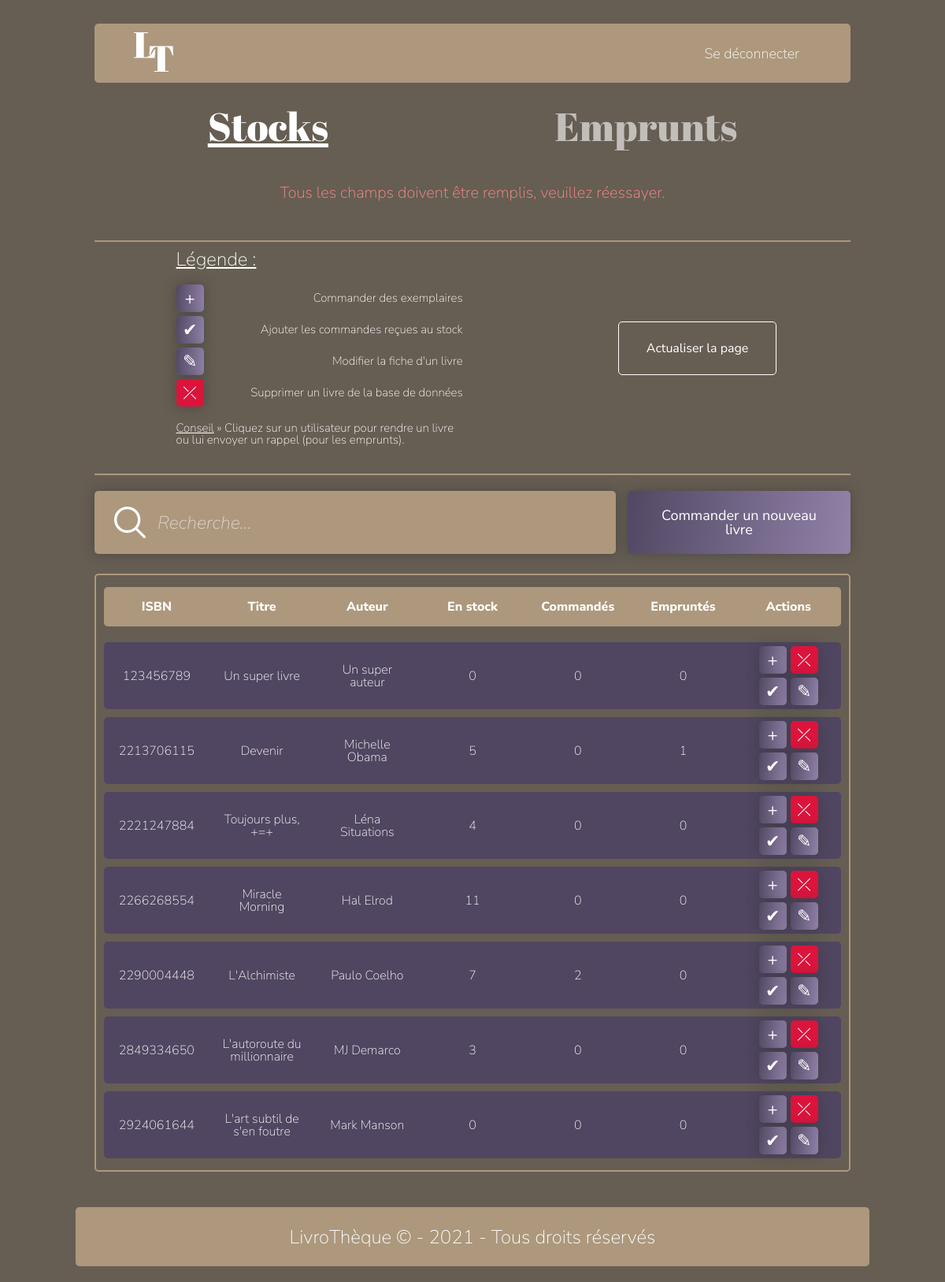
The page /pages/adminpage.php?error=missField (signed in) on the database its author committed.
### tables this page shows
CREATE TABLE `livre` (
  `ISBN` bigint(8) NOT NULL,
  `title` text NOT NULL,
  `author` text NOT NULL,
  `subject` text NOT NULL,
  `editor` text NOT NULL,
  `release_date` date NOT NULL,
  `pic` text NOT NULL,
  `abstract` longtext NOT NULL,
  `add_date` timestamp NOT NULL DEFAULT current_timestamp() ON UPDATE current_timestamp()
);

CREATE TABLE `stock` (
  `ISBN` bigint(8) UNSIGNED NOT NULL,
  `total` int(11) NOT NULL,
  `ordered` int(11) NOT NULL,
  `loaned` int(11) NOT NULL
);

### pages/adminpage.php (the view, shortened to what this page needs)
<!DOCTYPE html>
<html lang="fr">
<head>
    <link rel="stylesheet" href="../css/reset.css">
    <link rel="stylesheet" href="../css/style.css">
    <?php
        include "../php/connectionSql.php";
        $query = "SELECT * FROM livre, stock WHERE livre.ISBN = stock.ISBN";
        $result = $connect->query($query);
        $books = $result->fetch_all(MYSQLI_ASSOC);
        $i = 0;
        foreach($books as $book) {
            foreach($book as $propkey => $propvalue) {
                $books[$i][$propkey] = htmlspecialchars($propvalue,ENT_QUOTES);
            }
            $i++;
        }
        $notification = '';
        if (isset($_REQUEST['error'])) {
            if ($_REQUEST['error'] == 'missField') {
                $notification = "Tous les champs doivent être remplis, veuillez réessayer.";
            }
            elseif ($_REQUEST['error'] == 'isbnAlreadyUsed') {
                $notification = "L'ISBN saisi correspond déjà un livre existant, veuillez réessayer.";
            }
            elseif ($_REQUEST['error'] == 'cannotDelete') {
                $notification = "Le livre en question est emprunté et / ou possède une commande en cours.<br>Faites en sorte qu'il n'y ait pas de livre emprunté ou en cours de commande quand vous supprimez un livre de la base de données.";
            } elseif ($_REQUEST['error'] == 'imgFormatNotAllowed') {
                $notification = "Le format d'image choisi n'est pas pris en charge par la base de données. Veuillez nous en excuser.";
            } elseif ($_REQUEST['error'] == 'unknown') {
                $notification = "Erreur inconnue";
            }
        }
    ?>
</head>
<body class="">
    <div class="page">
        <?php include "../components/navbar.php" ?>
        <div class="cont-titres">
            <h2 class="cat-active">Stocks</h2>
            <h2>Emprunts</h2>
        </div>
        <p class="notification"><?= $notification ?></p>
        <hr>
        <div class="explications-actions">
            <div class="indications-actions">
                <h4>Légende :</h4>
                <ul>
                    <li><button>&#43;</button> <span>Commander des exemplaires</span></li>
                    <li><button>&#10004;</button> <span>Ajouter les commandes reçues au stock</span></li>
                    <li><button>&#9998;</button> <span>Modifier la fiche d'un livre</span></li>
                    <li><button class="delete-book-info">&#10539;</button> <span>Supprimer un livre de la base de données</span></li>
                    <li><span class="advice">Conseil</span> &#187; Cliquez sur un utilisateur pour rendre un livre ou lui envoyer un rappel (pour les emprunts).</li>
                </ul>
            </div>
            <div class="refresh-page">
                <a href="adminpage.php">Actualiser la page</a>
            </div>
        </div>
        <hr>
        <main class="admin">
            <div class="cont-search-addbook">
                <div class="search-bar">
                    <img src="../assets/pictures/search.svg" alt="search icon">
                    <input type="text" placeholder="Recherche...">
                </div>
                <div class="addbook">
                    <button title="Ajouter un nouveau livre à la base de données" class="add-new-book">
                        Commander un nouveau livre
                    </button>
                </div>
            </div>
            <div class="table-cont-btn-actions">
                <table class="table-loanpage table-admin">
                    <thead>
                        <tr>
                            <td>ISBN</td>
                            <td>Titre</td>
                            <td>Auteur</td>
                            <td>En stock</td>
                            <td>Commandés</td>
                            <td>Empruntés</td>
                            <td>Actions</td>
                        </tr>
                    </thead>
                    <?php
                        foreach ($books as $book) {
                        ?>
                        <tr class="trb stock">
                            <td data-label="ISBN"> <?= $book['ISBN'] ?> </td>
                            <td data-label="Titre"><?= htmlspecialchars_decode($book["title"]) ?></td>
                            <td data-label="Auteur"><?= htmlspecialchars_decode($book["author"]) ?></td>
                            <td data-label="En stock"><?= $book["total"] - $book['loaned']?></td>
                            <td data-label="Commandés"><?= $book["ordered"] ?></td>
                            <td data-label="Empruntés"><?= $book['loaned'] ?></td>
                            <td>
                                <div class="cont-btn-actions">
                                    <button title="Commander d'autres exemplaires de <?= htmlspecialchars_decode($book['title']) ?>" class="commandBook" data-book=<?= $book["ISBN"] ?>>
                                        <span>&#43;</span>
                                    </button>
                                    <button title="Supprimer <?= htmlspecialchars_decode($book['title'] )?> de la base de données" class="deleteBook" data-book=<?= ($book["ISBN"]) ?>>
                                    <span>&#10539;</span>
                                    </button>
                                    <button title="Ajouter les commandes reçues au stock" class="validateBook" data-book=<?= $book["ISBN"] ?>>
                                    <span>&#10004;</span>
                                    </button>
                                    <button title="Modifier la fiche livre de <?= htmlspecialchars_decode($book['title']) ?>" class="modifyBook"
                                    data-book='<?= htmlspecialchars(json_encode($book),ENT_QUOTES) ?>'>
                                        <span>&#9998;</span>
                                    </button>
                                </div>
                            </td>
                        </tr>
                        <?php } ?>
                </table>
            </div>
        </main>
    </div>
    <?php include "../components/footer.php" ?>
</body>
</html>

### rows shown on the page
livre: stock.ISBN "123456789", title "Un super livre", author "Un super auteur", stock.total "0", stock.ordered "0", stock.loaned "0"
livre: stock.ISBN "2213706115", title "Devenir", author "Michelle Obama", stock.total+loaned "5", stock.ordered "0", stock.loaned "1"
livre: stock.ISBN "2221247884", title "Toujours plus, +=+", author "Léna Situations", stock.total "4", stock.ordered "0", stock.loaned "0"
livre: stock.ISBN "2266268554", title "Miracle Morning", author "Hal Elrod", stock.total "11", stock.ordered "0", stock.loaned "0"
livre: stock.ISBN "2290004448", title "L'Alchimiste", author "Paulo Coelho", stock.total "7", stock.ordered "2", stock.loaned "0"
livre: stock.ISBN "2849334650", title "L'autoroute du millionnaire", author "MJ Demarco", stock.total "3", stock.ordered "0", stock.loaned "0"
livre: stock.ISBN "2924061644", title "L'art subtil de s'en foutre", author "Mark Manson", stock.total "0", stock.ordered "0", stock.loaned "0"

### other values the page prints
$notification "Tous les champs doivent être remplis, veuillez réessayer."
